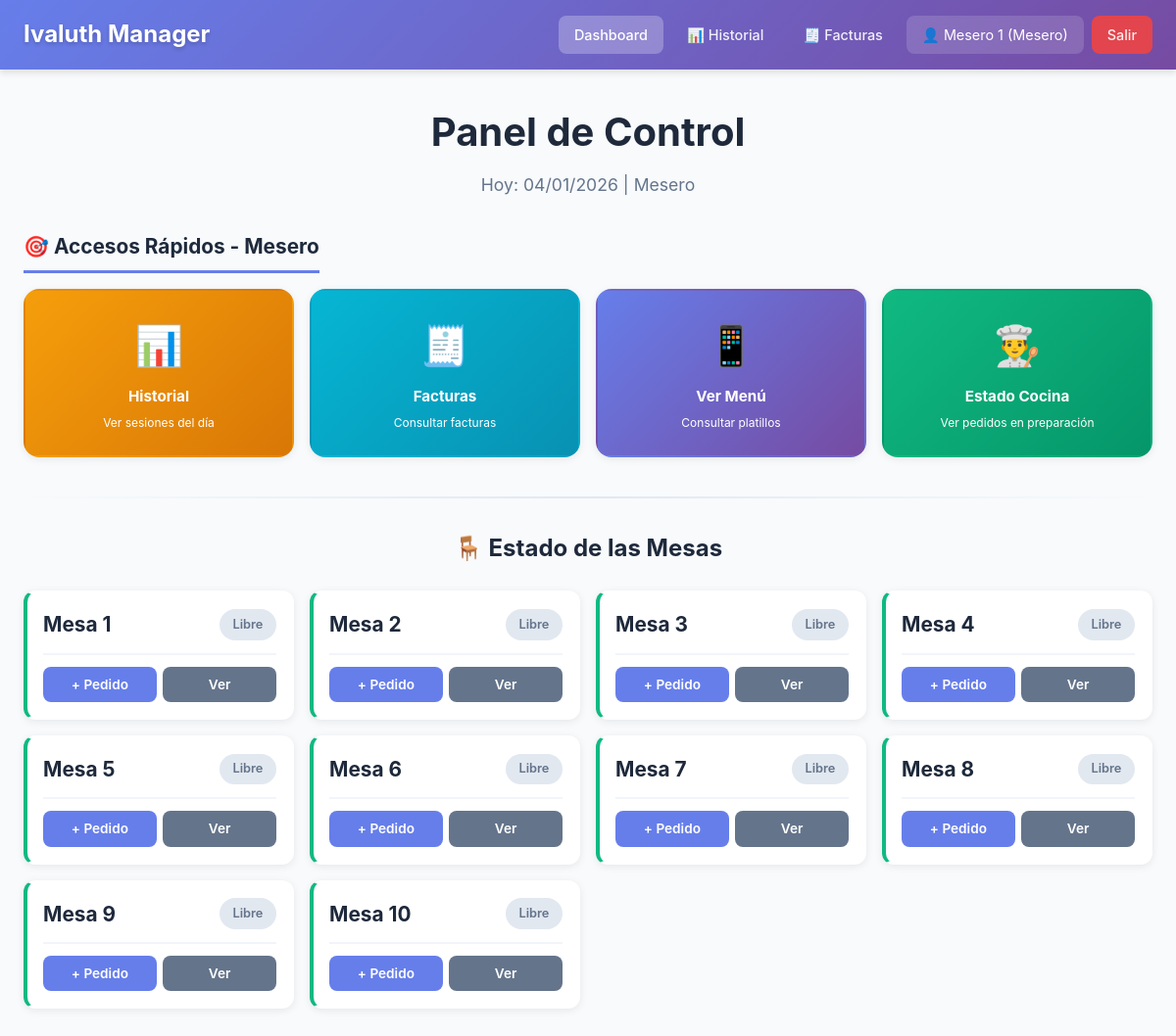
Screenshot of /dashboard (signed in) with the database file from the repository.
### app.py (models this page shows, shortened)
class Usuario(UserMixin, db.Model):
    id = db.Column(db.Integer, primary_key=True)
    username = db.Column(db.String(80), unique=True, nullable=False)
    password_hash = db.Column(db.String(200), nullable=False)
    nombre = db.Column(db.String(100), nullable=False)
    rol = db.Column(db.String(20), default='mesero')  # mesero, cocina, admin

class Mesa(db.Model):
    id = db.Column(db.Integer, primary_key=True)
    numero = db.Column(db.Integer, nullable=False, unique=True)
    capacidad = db.Column(db.Integer, default=4)
    activa = db.Column(db.Boolean, default=True)

### app.py (the view)
@app.route("/dashboard")
@login_required
def dashboard():
    if current_user.rol == 'cocina':
        return redirect(url_for('cocina'))
    mesas = Mesa.query.filter_by(activa=True).order_by(Mesa.numero).all()
    hoy = datetime.now().date()
    sesiones_activas = Sesion.query.filter(
        Sesion.activa == True,
        db.func.date(Sesion.fecha_inicio) == hoy
    ).all()
    info_mesas = {}
    for mesa in mesas:
        sesion_activa = next((s for s in sesiones_activas if s.mesa_id == mesa.id), None)
        if sesion_activa:
            pedidos = Pedido.query.filter_by(sesion_id=sesion_activa.id).all()
            info_mesas[mesa.id] = {
                'mesa': mesa,
                'sesion': sesion_activa,
                'pedidos': pedidos,
                'tiene_pendientes': any(not p.pagado for p in pedidos),
                'todos_entregados': all(p.estado == 'entregado' for p in pedidos),
                'total_pedidos': len(pedidos),
                'hora_inicio': sesion_activa.fecha_inicio.strftime('%H:%M')
            }
        else:
            info_mesas[mesa.id] = {
                'mesa': mesa,
                'sesion': None,
                'pedidos': [],
                'tiene_pendientes': False,
                'todos_entregados': False,
                'total_pedidos': 0,
                'hora_inicio': None
            }
    return render_template("dashboard.html",
                         mesas=mesas,
                         info_mesas=info_mesas,
                         now=datetime.now())

### app.py (called while the page is built)
@login_manager.user_loader
def load_user(user_id):
    return Usuario.query.get(int(user_id))

### templates/dashboard.html (shortened to what this page needs)
<!DOCTYPE html>
<html lang="es">
<head>
    <link rel="stylesheet" href="{{ url_for('static', filename='css/styles.css') }}">
</head>
<body>
    <nav class="navbar">
        <div class="nav-container">
            <div class="nav-brand">Ivaluth Manager</div>
            <div class="nav-menu">
                <a href="{{ url_for('dashboard') }}" class="nav-link active">Dashboard</a>
                {% if current_user.rol == 'cocina' %}
                <a href="{{ url_for('cocina') }}" class="nav-link">📋 Cocina</a>
                {% else %}
                <a href="{{ url_for('historial') }}" class="nav-link">📊 Historial</a>
                <a href="{{ url_for('lista_facturas') }}" class="nav-link">🧾 Facturas</a>
                {% endif %}
                <span class="nav-user">👤 {{ current_user.nombre }} ({{ current_user.rol|title }})</span>
                <a href="{{ url_for('logout') }}" class="nav-link nav-logout">Salir</a>
            </div>
        </div>
    </nav>
    <div class="container">
        <div class="dashboard-header">
            <h1>Panel de Control</h1>
            <p class="subtitle">
                Hoy: {{ now.strftime('%d/%m/%Y') if now else '' }} |
                {% if current_user.rol == 'admin' %}Administrador{% elif current_user.rol == 'mesero' %}Mesero{% else %}Cocina{% endif %}
            </p>
        </div>
        {% if current_user.rol == 'mesero' %}
        <div class="quick-access-section">
            <h2 class="section-title">🎯 Accesos Rápidos - Mesero</h2>
            <div class="quick-access-grid">
                <a href="{{ url_for('historial') }}" class="quick-access-card qa-warning">
                    <div class="quick-access-icon">📊</div>
                    <div class="quick-access-title">Historial</div>
                    <div class="quick-access-desc">Ver sesiones del día</div>
                </a>
                <a href="{{ url_for('lista_facturas') }}" class="quick-access-card qa-info">
                    <div class="quick-access-icon">🧾</div>
                    <div class="quick-access-title">Facturas</div>
                    <div class="quick-access-desc">Consultar facturas</div>
                </a>
                <a href="{{ url_for('menu_publico') }}" class="quick-access-card qa-primary" target="_blank">
                    <div class="quick-access-icon">📱</div>
                    <div class="quick-access-title">Ver Menú</div>
                    <div class="quick-access-desc">Consultar platillos</div>
                </a>
                <a href="{{ url_for('cocina') }}" class="quick-access-card qa-success">
                    <div class="quick-access-icon">👨‍🍳</div>
                    <div class="quick-access-title">Estado Cocina</div>
                    <div class="quick-access-desc">Ver pedidos en preparación</div>
                </a>
            </div>
        </div>
        <div class="divider"></div>
        {% endif %}
        {% if current_user.rol != 'cocina' %}
        <div class="mesas-section-title">🪑 Estado de las Mesas</div>
        <div class="mesas-grid">
            {% for mesa in mesas %}
            {% set info = info_mesas[mesa.id] %}
            <div class="mesa-card
                {% if info.sesion %}
                    {% if info.todos_entregados and not info.tiene_pendientes %}
                        mesa-completa
                    {% else %}
                        mesa-ocupada
                    {% endif %}
                {% else %}
                    mesa-libre
                {% endif %}">
                <div class="mesa-header">
                    <h3>Mesa {{ mesa.numero }}</h3>
                    {% if info.sesion %}
                        {% if info.todos_entregados and not info.tiene_pendientes %}
                        <span class="badge badge-info">Listo</span>
                        {% elif info.tiene_pendientes %}
                        <span class="badge badge-warning">Activa</span>
                        {% else %}
                        <span class="badge badge-success">Pagado</span>
                        {% endif %}
                    {% else %}
                    <span class="badge badge-secondary">Libre</span>
                    {% endif %}
                </div>
                <div class="mesa-actions">
                    <a href="{{ url_for('nuevo_pedido', mesa_id=mesa.id) }}" class="btn btn-primary btn-sm">+ Pedido</a>
                    <a href="{{ url_for('ver_mesa', mesa_id=mesa.id) }}" class="btn btn-secondary btn-sm">Ver</a>
                </div>
            </div>
            {% endfor %}
        </div>
        {% endif %}
    </div>
</body>
</html>

### static/css/styles.css (style rules this page uses)
* { margin: 0; padding: 0; box-sizing: border-box; }
body { font-family: -apple-system, BlinkMacSystemFont, 'Segoe UI', Roboto, Oxygen, Ubuntu, Cantarell, sans-serif; background: #f8fafc; color: #1e293b; line-height: 1.6; }
.navbar { background: linear-gradient(135deg, #667eea 0%, #764ba2 100%); box-shadow: 0 4px 6px rgba(0,0,0,0.1); position: sticky; top: 0; z-index: 1000; }
.nav-container { max-width: 1400px; margin: 0 auto; padding: 1rem 1.5rem; display: flex; justify-content: space-between; align-items: center; }
.nav-brand { font-size: 1.5rem; font-weight: bold; color: white; text-shadow: 0 2px 4px rgba(0,0,0,0.2); text-decoration: none; }
.nav-menu { display: flex; gap: 0.5rem; align-items: center; flex-wrap: wrap; }
.nav-link { color: rgba(255,255,255,0.9); text-decoration: none; padding: 0.5rem 1rem; border-radius: 0.5rem; transition: all 0.3s; font-weight: 500; font-size: 0.9rem; }
.nav-link.active { background: rgba(255,255,255,0.25); color: white; }
.nav-logout { background: rgba(239, 68, 68, 0.9); }
.nav-user { color: white; font-size: 0.9rem; padding: 0.5rem 1rem; background: rgba(255,255,255,0.15); border-radius: 0.5rem; backdrop-filter: blur(10px); }
.container { max-width: 1400px; margin: 0 auto; padding: 2rem 1.5rem; }
.subtitle { color: #64748b; font-size: 1.1rem; }
.section-title { font-size: 1.3rem; font-weight: 700; color: #1e293b; margin-bottom: 1rem; padding-bottom: 0.5rem; border-bottom: 3px solid #667eea; display: inline-block; }
.btn { display: inline-block; padding: 0.625rem 1.25rem; border: none; border-radius: 0.5rem; font-size: 0.9rem; font-weight: 600; text-decoration: none; text-align: center; cursor: pointer; transition: all 0.3s; line-height: 1.5; }
.btn-primary { background: #667eea; color: white; }
.btn-secondary { background: #64748b; color: white; }
.btn-sm { padding: 0.5rem 1rem; font-size: 0.85rem; }
.badge { padding: 0.35rem 0.85rem; border-radius: 1rem; font-size: 0.8rem; font-weight: 600; display: inline-block; }
.badge-secondary { background: #e2e8f0; color: #64748b; }
.divider { height: 2px; background: linear-gradient(90deg, transparent, #e2e8f0, transparent); margin: 2rem 0; }
@media (max-width: 1200px) { .container { max-width: 960px; } }

### rows the page displays
Usuario: nombre "Mesero 1", rol "Mesero"
Mesa: numero "1"
Mesa: numero "2"
Mesa: numero "3"
Mesa: numero "4"
Mesa: numero "5"
Mesa: numero "6"
Mesa: numero "7"
Mesa: numero "8"
Mesa: numero "9"
Mesa: numero "10"
